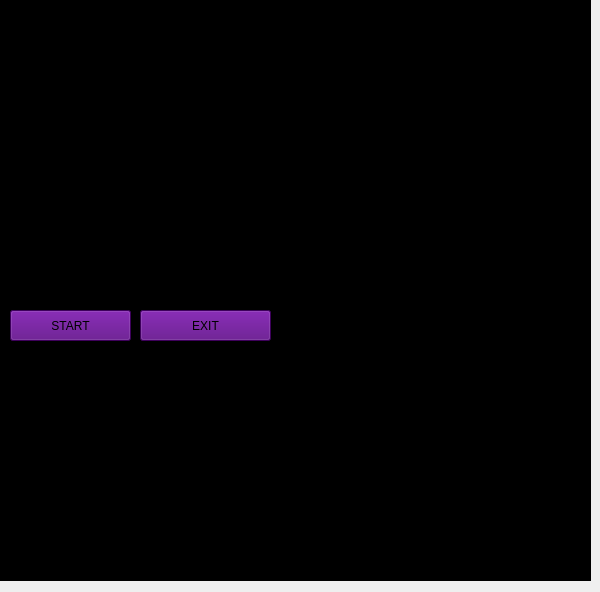
<?xml version="1.0" encoding="UTF-8"?>
<ui version="4.0">
 <class>Form</class>
 <widget class="QWidget" name="Form">
  <property name="geometry">
   <rect>
    <x>0</x>
    <y>0</y>
    <width>600</width>
    <height>592</height>
   </rect>
  </property>
  <property name="windowTitle">
   <string>Form</string>
  </property>
  <widget class="QLabel" name="label">
   <property name="geometry">
    <rect>
     <x>-30</x>
     <y>0</y>
     <width>621</width>
     <height>581</height>
    </rect>
   </property>
   <property name="minimumSize">
    <size>
     <width>591</width>
     <height>0</height>
    </size>
   </property>
   <property name="styleSheet">
    <string notr="true">background-color: rgb(0, 0, 0);</string>
   </property>
   <property name="text">
    <string/>
   </property>
   <property name="pixmap">
    <pixmap>../Users/RISHITA/Downloads/MIASPIC/1030_ChatGPT_feat.gif</pixmap>
   </property>
   <property name="scaledContents">
    <bool>true</bool>
   </property>
  </widget>
  <widget class="QLabel" name="label_2">
   <property name="geometry">
    <rect>
     <x>-10</x>
     <y>20</y>
     <width>291</width>
     <height>281</height>
    </rect>
   </property>
   <property name="styleSheet">
    <string notr="true">background-color: rgb(0, 0, 0);</string>
   </property>
   <property name="text">
    <string/>
   </property>
  </widget>
  <widget class="QPushButton" name="pushButton">
   <property name="geometry">
    <rect>
     <x>10</x>
     <y>310</y>
     <width>121</width>
     <height>31</height>
    </rect>
   </property>
   <property name="styleSheet">
    <string notr="true">background-color: rgb(0, 0, 127);
background-color: rgb(85, 0, 127);
font: 12pt &quot;Rockwell&quot;;</string>
   </property>
   <property name="text">
    <string>START</string>
   </property>
  </widget>
  <widget class="QPushButton" name="pushButton_2">
   <property name="geometry">
    <rect>
     <x>140</x>
     <y>310</y>
     <width>131</width>
     <height>31</height>
    </rect>
   </property>
   <property name="styleSheet">
    <string notr="true">background-color: rgb(0, 0, 127);
background-color: rgb(85, 0, 127);
font: 12pt &quot;Rockwell&quot;;</string>
   </property>
   <property name="text">
    <string>EXIT</string>
   </property>
  </widget>
 </widget>
 <resources/>
 <connections/>
</ui>
